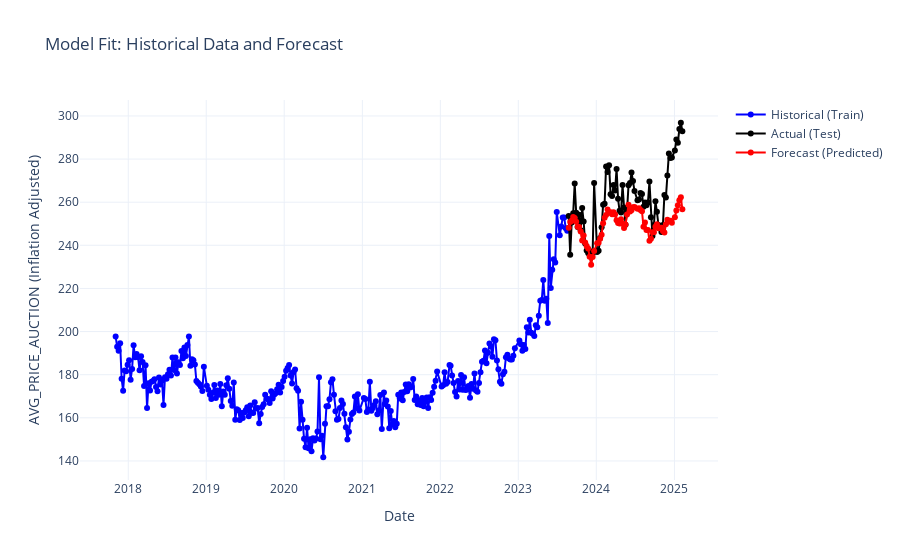

Source (notebook cell):
### Code cell
# VISUALIZATION OF DATA
fig = go.Figure()

config = {
    'toImageButtonOptions': {
    'format': 'svg', # one of png, svg, jpeg, webp
    'filename': 'lrg_plot',
    'height': 1800,
    'width': 2800,
    'scale': 1 # Multiply title/legend/axis/canvas sizes by this factor
    }
}

# Historical (Training) data trace
fig.add_trace(go.Scatter(
    x=X_train.index, y=y_train,
    mode='lines+markers',
    name='Historical (Train)',
    line=dict(color='blue')
))

# Actual test data trace
fig.add_trace(go.Scatter(
    x=X_test.index, y=y_test,
    mode='lines+markers',
    name='Actual (Test)',
    line=dict(color='black')
))

# Forecast (Predicted) data trace
fig.add_trace(go.Scatter(
    x=X_test.index, y=lrg_pred,
    mode='lines+markers',
    name='Forecast (Predicted)',
    line=dict(color='red')
))

# Update layout with titles and axis labels
fig.update_layout(
    title='Model Fit: Historical Data and Forecast',
    xaxis_title='Date',
    yaxis_title='AVG_PRICE_AUCTION (Inflation Adjusted)',
    template='plotly_white'
)
